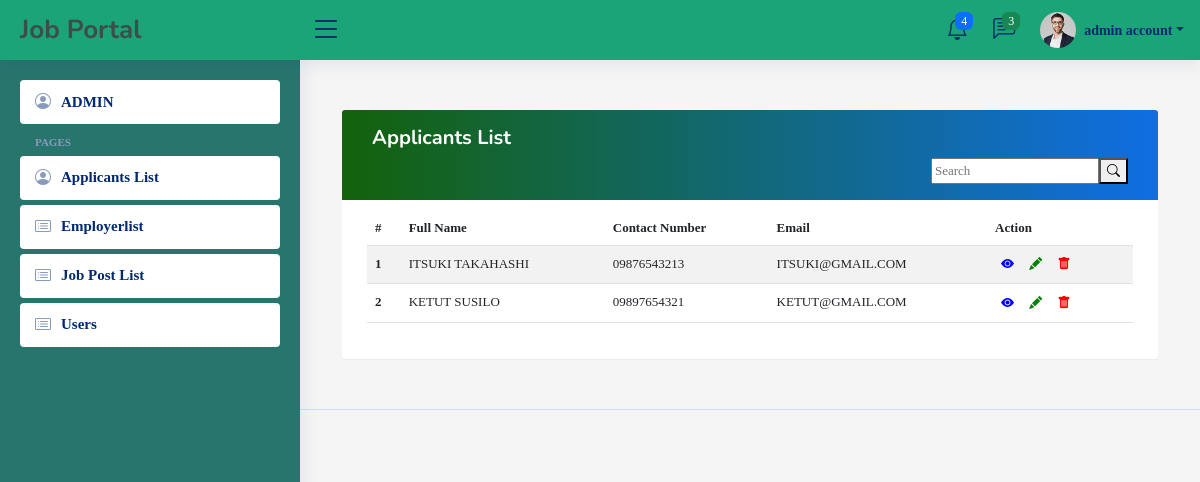
The page /admin panel/applicantlist.php (signed in) on the database as committed earlier.
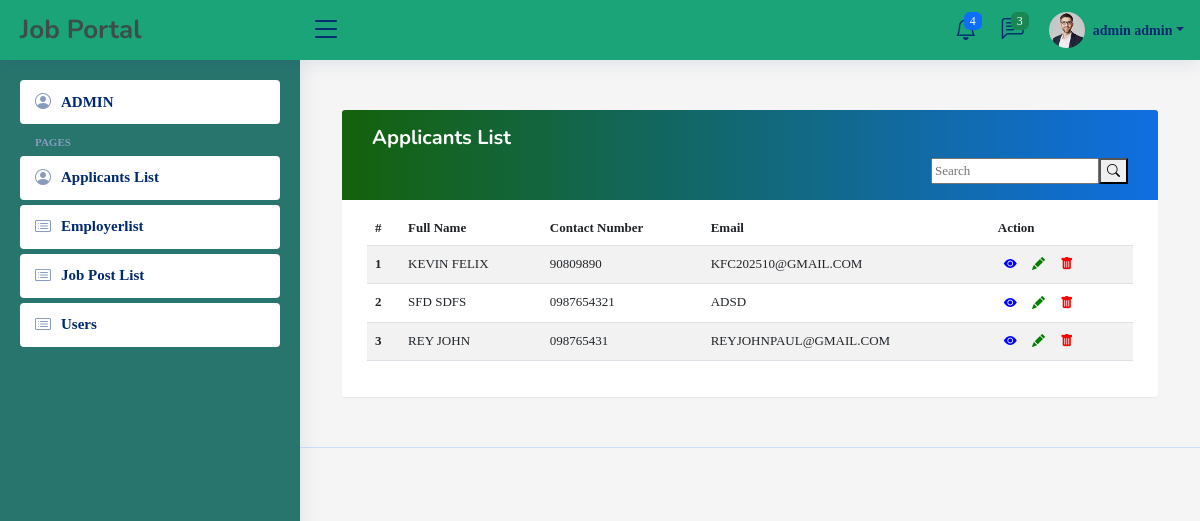
The same page on the database as committed later.
### tables this page shows
CREATE TABLE `users` (
  `user_id` int(100) NOT NULL,
  `user_fname` varchar(100) NOT NULL,
  `user_lname` varchar(100) NOT NULL,
  `user_contact` varchar(11) NOT NULL,
  `user_email` varchar(100) NOT NULL,
  `address` varchar(100) NOT NULL,
  `user_password` varchar(255) NOT NULL,
  `user_role_id` int(11) NOT NULL
);

### admin panel/classes/CONFIGDB.php (called while the page is built, shortened)
<?php
	class CONFIGDB
	{
		private $_host = 'localhost';
		private $_username = 'root';
		private $_password = '';
		private $_database = 'job_portal_db';
		protected $connection;
		public function __construct()
		{
			if (!isset($this->connection)) {
				$this->connection = new mysqli($this->_host, $this->_username, $this->_password, $this->_database);
			}
			return $this->connection;
		}
	}
?>

### admin panel/classes/CRUDAPI.php (called while the page is built, shortened)
<?php
include_once 'CONFIGDB.php';
class CRUDAPI extends CONFIGDB
{
	public function getData($query)
	{
		$result = $this->connection->query($query);
		$rows = array();
		while ($row = $result->fetch_assoc()) {
			$rows[] = $row;
		}
		return $rows;
	}
}
?>

### admin panel/applicantlist.php (the view, shortened to what this page needs)
<?php
    include_once("classes/CRUDAPI.php");
  ?>
<?php include('layouts/head.php'); ?>
<?php include('layouts/header.php'); ?>
<?php include('layouts/sidebar.php'); ?>
<div class="container">
      <div class="table-wrapper">
        <div class="table-title">
          <div class="row">
            <div class="col-md-12">
          <h5><b>Applicants List</b></h5>
          <div class="search-bar" style="float:right;">
      <form class="search-form d-flex align-items-center" method="POST" action="#">
        <input type="text" name="query" placeholder="Search" title="Enter search keyword">
        <button type="submit" title="Search"><i class="bi bi-search"></i></button>
      </form>
      </div>
        </div>
      </div>
    </div>
       <table class="table table-striped table-hover">
            <thead>
              <tr>
                   <th scope="col">#</th>
                   <th scope="col">Full Name</th>
                   <th scope="col">Contact Number</th>
                   <th scope="col">Email</th>
                   <th scope="col">Action</th>
            </thead>
            <tbody>
                <?php
              $query = "SELECT * FROM `users` LEFT JOIN roles ON roles.id = users.user_role_id where users.user_role_id = 4";
              $result = $crudapi->getData($query);
              $number = 1;
              foreach ($result as $key => $data) {
                ?>
       <tr>
              <th scope="row"><?php echo $number; ?></th>
              <td><?php echo strtoupper($data["user_fname"]." ".$data["user_lname"]); ?></td>
              <td><?php echo strtoupper($data["user_contact"]) ?></td>
              <td><?php echo strtoupper($data["user_email"]) ?></td>
              <td>
                       <div class="items-link items-link2 f-right">
                          <button type="button" data-id="<?php echo $data['user_id']; ?>" id="view" style="border: transparent; color: blue; background: transparent;"><i class="bi bi-eye-fill"></i></button>
                          <button type="button" data-id="<?php echo $data['user_id']; ?>" id="editbtn" style="border: transparent; color: green; background: transparent;"><i class="bi bi-pencil-fill"></i></button>
                       <button type="button" data-id="<?php echo $data['user_id']; ?>" id="deletebtn" style="border: transparent; color: red; background: transparent;"> <i class="bi bi-trash-fill"></i></button>
                       </div>
              </td>
              </tr>
          <?php $number++; } ?>
        </tbody>
      </table>
</div>
</div>
                <body style="align-items:center;">
<?php include('layouts/footer.php'); ?>

### admin panel/layouts/header.php (shortened to what this page needs)
<?php
include_once("./classes/CRUDAPI.php");
$crudapi = new CRUDAPI();
?>
<header id="header" class="header fixed-top d-flex align-items-center" style="background-color:#1AA478;">
    <div class="d-flex align-items-center justify-content-between">
      <a href="index.html" class="logo d-flex align-items-center">
        <span class="d-none d-lg-block" style="color:#3d4d4b;">Job Portal</span>
      </a>
      <i class="bi bi-list toggle-sidebar-btn"></i>
    </div>
    <nav class="header-nav ms-auto">
      <ul class="d-flex align-items-center">
        <li class="nav-item dropdown">
          <a class="nav-link nav-icon" href="#" data-bs-toggle="dropdown">
            <i class="bi bi-bell"></i>
            <span class="badge bg-primary badge-number">4</span>
          </a>
        </li>
        <li class="nav-item dropdown">
          <a class="nav-link nav-icon" href="#" data-bs-toggle="dropdown">
            <i class="bi bi-chat-left-text"></i>
            <span class="badge bg-success badge-number">3</span>
          </a>
        </li>
        <li class="nav-item dropdown pe-3">
          <a class="nav-link nav-profile d-flex align-items-center pe-0" href="#" data-bs-toggle="dropdown">
            <img src="assets/img/profile-img.jpg" alt="Profile" class="rounded-circle">
            <span class="d-none d-md-block dropdown-toggle ps-2"><?php echo  $_SESSION['FULLNAME'];?></span>
          </a>
        </li>
      </ul>
    </nav>
  </header>

Rows that differ between the two databases and show on the page:
removed users: user_fname+user_lname "ITSUKI TAKAHASHI", user_contact "09876543213", user_email "ITSUKI@GMAIL.COM"
removed users: user_fname+user_lname "KETUT SUSILO", user_contact "09897654321", user_email "KETUT@GMAIL.COM"
added users: user_fname+user_lname "KEVIN FELIX", user_contact "90809890", user_email "KFC202510@GMAIL.COM"
added users: user_fname+user_lname "SFD SDFS", user_contact "0987654321", user_email "ADSD"
added users: user_fname+user_lname "REY JOHN", user_contact "098765431", user_email "REYJOHNPAUL@GMAIL.COM"
Other text that changed with them:
$_SESSION['FULLNAME']: "admin account" → "admin admin"
